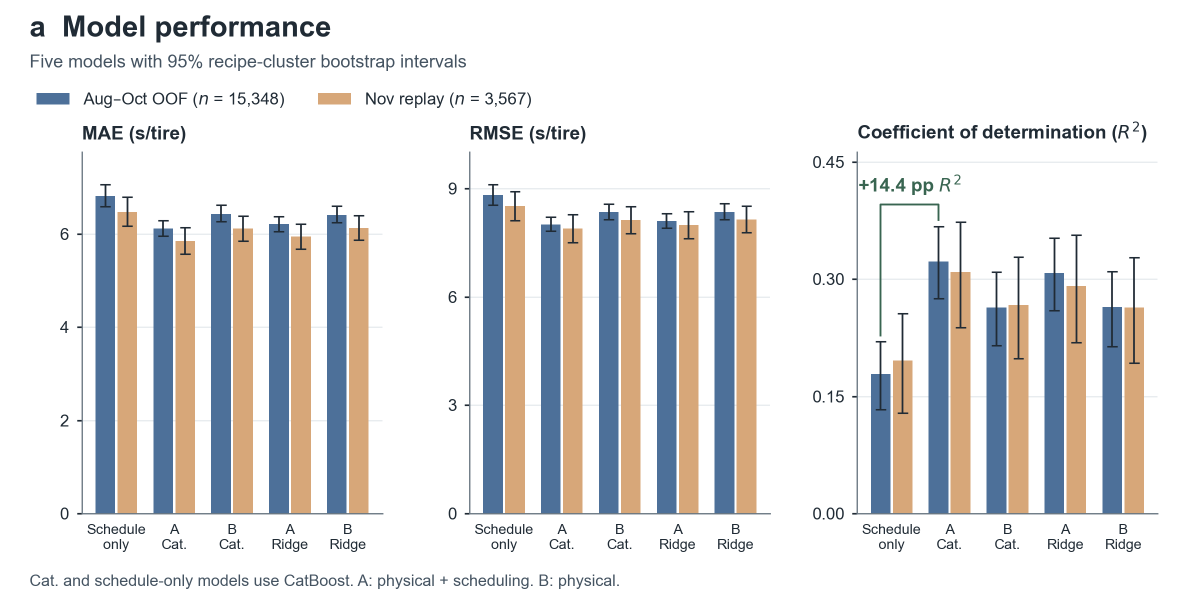
#> input picture reports/step3_phase2/figures/model_performance.png, 2370 x 1215 px (shown at 1/2 size)
$ python plot_no_leakage_dashboard.py
#> lines starting #> are read from the running program, lines starting #| are printed output that depends on the picture
"""Compose the Step 3 Phase 2 synthesis dashboard from the four published figures.

The four source panels are rasterised at 300 dpi by ``render_step3_phase2.py``.
This module places them on a shared 2x2 canvas and preserves their aspect ratios.
"""

from __future__ import annotations

import argparse
import logging
import sys
from pathlib import Path

import matplotlib

matplotlib.use('Agg')
import matplotlib.pyplot as plt  # noqa: E402
import numpy as np  # noqa: E402
from matplotlib.lines import Line2D  # noqa: E402
from PIL import Image  # noqa: E402

LOGGER = logging.getLogger('step3_dashboard')

ROOT = Path(__file__).resolve().parents[1]
DEFAULT_FIGURES = ROOT / 'reports' / 'step3_phase2' / 'figures'
DEFAULT_OUTPUT = DEFAULT_FIGURES / 'step3_no_leakage_synthesis_dashboard.png'
MIN_FILE_BYTES = 400_000

INK = '#284768'
MUTED = '#5d6b76'
RULE = '#c3ccd3'
WHITE = '#ffffff'

PANELS = (
    'model_performance.png',
    'treeshap_physical.png',
    'module_attribution.png',
    'ale_supported_ranges.png',
)

# Layout geometry in inches.
MARGIN_X = 0.38
GAP_X = 0.25
HEADER_HEIGHT = 0.97
FOOTER_HEIGHT = 0.17
GAP_Y = 0.12
TOP_ROW_SHARE = 0.535


def configure_logging() -> None:
    """Route compact, tag-prefixed records to stdout."""
    handler = logging.StreamHandler(sys.stdout)
    handler.setFormatter(logging.Formatter('%(message)s'))
    LOGGER.handlers.clear()
    LOGGER.addHandler(handler)
    LOGGER.setLevel(logging.INFO)
    LOGGER.propagate = False


def load_panels(figures_dir: Path) -> list[dict]:
    """Load and measure every source panel."""
    panels = []
    for filename in PANELS:
        path = figures_dir / filename
        if not path.is_file():
            raise FileNotFoundError(f'Missing source figure: {path}')
        with Image.open(path) as handle:
#> handle is the input picture: PIL image 2370x1215 RGBA; mean R, G, B, A 225.4, 224.5, 224.4, 255
            pixels = handle.size
#> pixels = (2370, 1215)
            array = np.asarray(handle.convert('RGB'))
        if min(pixels) < 200:
            raise ValueError(f'Source figure is too small to embed: {path}')
        if not np.any(array < 248):
            raise ValueError(f'Source figure is blank: {path}')
        panels.append({'array': array, 'pixels': pixels})
    return panels


def compose(panels: list[dict], figsize: tuple[float, float]) -> plt.Figure:
    """Draw the 2x2 canvas with harmonised panel scales."""
#> called with figsize = (17, 8.8)
    width, height = figsize
    grid_height = height - HEADER_HEIGHT - FOOTER_HEIGHT - GAP_Y
    row_heights = (grid_height * TOP_ROW_SHARE, grid_height * (1 - TOP_ROW_SHARE))
    column_width = (width - 2 * MARGIN_X - GAP_X) / 2
    if min(grid_height, column_width) <= 0:
        raise ValueError('Canvas is too small for the panel grid')

    figure = plt.figure(figsize=figsize, facecolor=WHITE)
    figure.text(MARGIN_X / width, 1 - 0.19 / height, 'Step 3 Phase 2 | No-leakage synthesis',
                ha='left', va='top', fontsize=20, fontweight='bold', color=INK)
    figure.text(MARGIN_X / width, 1 - 0.58 / height,
                'Family-isolated development validation and frozen November replay',
                ha='left', va='top', fontsize=10, color=MUTED)
    figure.add_artist(Line2D([MARGIN_X / width, 1 - MARGIN_X / width], [1 - 0.82 / height] * 2,
                             color=RULE, linewidth=0.9, transform=figure.transFigure))

    for index, panel in enumerate(panels):
        row, column = divmod(index, 2)
        cell_left = MARGIN_X + column * (column_width + GAP_X)
        cell_top = height - HEADER_HEIGHT - row * (row_heights[0] + GAP_Y)
        pixels_wide, pixels_high = panel['pixels']
        scale = min(column_width / pixels_wide, row_heights[row] / pixels_high)
        drawn_width = pixels_wide * scale
        drawn_height = pixels_high * scale
        placed_left = cell_left + (column_width - drawn_width) / 2
        placed_bottom = cell_top - drawn_height
        axes = figure.add_axes([placed_left / width, placed_bottom / height,
                                drawn_width / width, drawn_height / height])
        axes.imshow(panel['array'], interpolation='lanczos')
        axes.set_axis_off()

    return figure


def export(figure: plt.Figure, output: Path, dpi: int) -> None:
    """Write the dashboard at the requested resolution as an opaque RGB image."""
#> called with dpi = 300
    output.parent.mkdir(parents=True, exist_ok=True)
    figure.savefig(output, dpi=dpi, facecolor=WHITE, format='png')
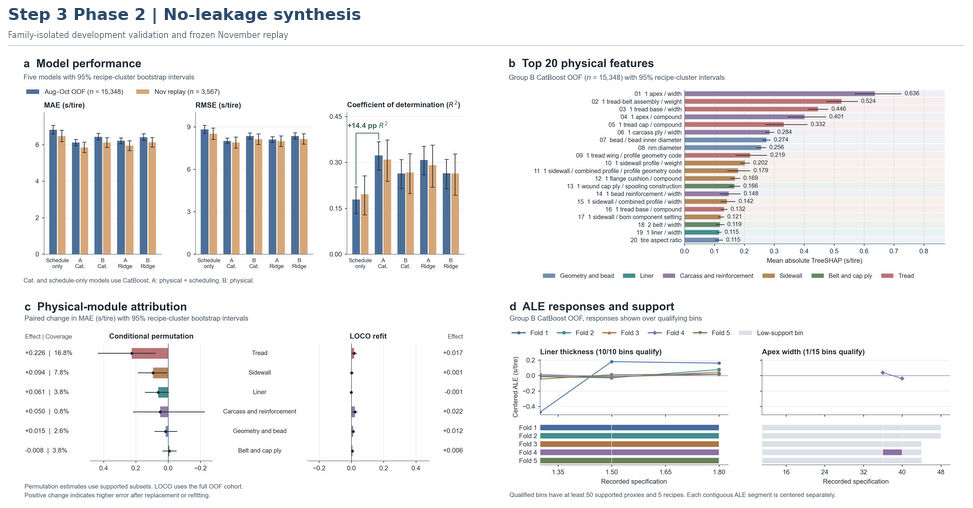
#> figure drawn by matplotlib, 4 panels
    plt.close(figure)
    with Image.open(output) as handle:
        opaque = handle.convert('RGB')
    opaque.save(output, format='png', dpi=(dpi, dpi), optimize=True)


def verify(output: Path, figsize: tuple[float, float], dpi: int) -> tuple[int, int]:
    """Check dimensions, resolution metadata and payload size of the export."""
    if not output.is_file():
        raise FileNotFoundError(f'Dashboard was not written: {output}')
    with Image.open(output) as handle:
        size = handle.size
        dpi_info = handle.info.get('dpi')
    expected = (round(figsize[0] * dpi), round(figsize[1] * dpi))
    if size != expected:
        raise ValueError(f'Unexpected canvas size {size}, expected {expected}')
    if dpi_info and any(abs(value - dpi) > 1 for value in dpi_info):
        raise ValueError(f'Unexpected resolution metadata: {dpi_info}')
    if output.stat().st_size < MIN_FILE_BYTES:
        raise ValueError(f'Dashboard payload too small: {output.stat().st_size} bytes')
    return size


def parse_args(argv: list[str] | None = None) -> argparse.Namespace:
    parser = argparse.ArgumentParser(description=__doc__)
    parser.add_argument('--figures-dir', type=Path, default=DEFAULT_FIGURES,
                        help='Directory holding the four source panels.')
    parser.add_argument('--output', type=Path, default=DEFAULT_OUTPUT,
                        help='Destination path for the composite dashboard.')
    parser.add_argument('--dpi', type=int, default=300, help='Export resolution.')
    parser.add_argument('--width', type=float, default=17.0, help='Canvas width in inches.')
    parser.add_argument('--height', type=float, default=8.8, help='Canvas height in inches.')
    return parser.parse_args(argv)


def main(argv: list[str] | None = None) -> int:
    args = parse_args(argv)
    configure_logging()
    figsize = (args.width, args.height)
    try:
        panels = load_panels(args.figures_dir)
        LOGGER.info('[INFO] Loaded %d source panels from %s', len(panels), args.figures_dir)
        figure = compose(panels, figsize)
        export(figure, args.output, args.dpi)
        size = verify(args.output, figsize, args.dpi)
    except (FileNotFoundError, ValueError, OSError) as error:
        LOGGER.error('[FAIL] %s', error)
        return 1
    payload = args.output.stat().st_size / 1024 ** 2
    LOGGER.info('[PASS] Dashboard %d x %d px, %.2f MB, %d dpi', *size, payload, args.dpi)
    return 0


if __name__ == '__main__':
#> (the run stopped early here; a loop or call above may not have finished)
